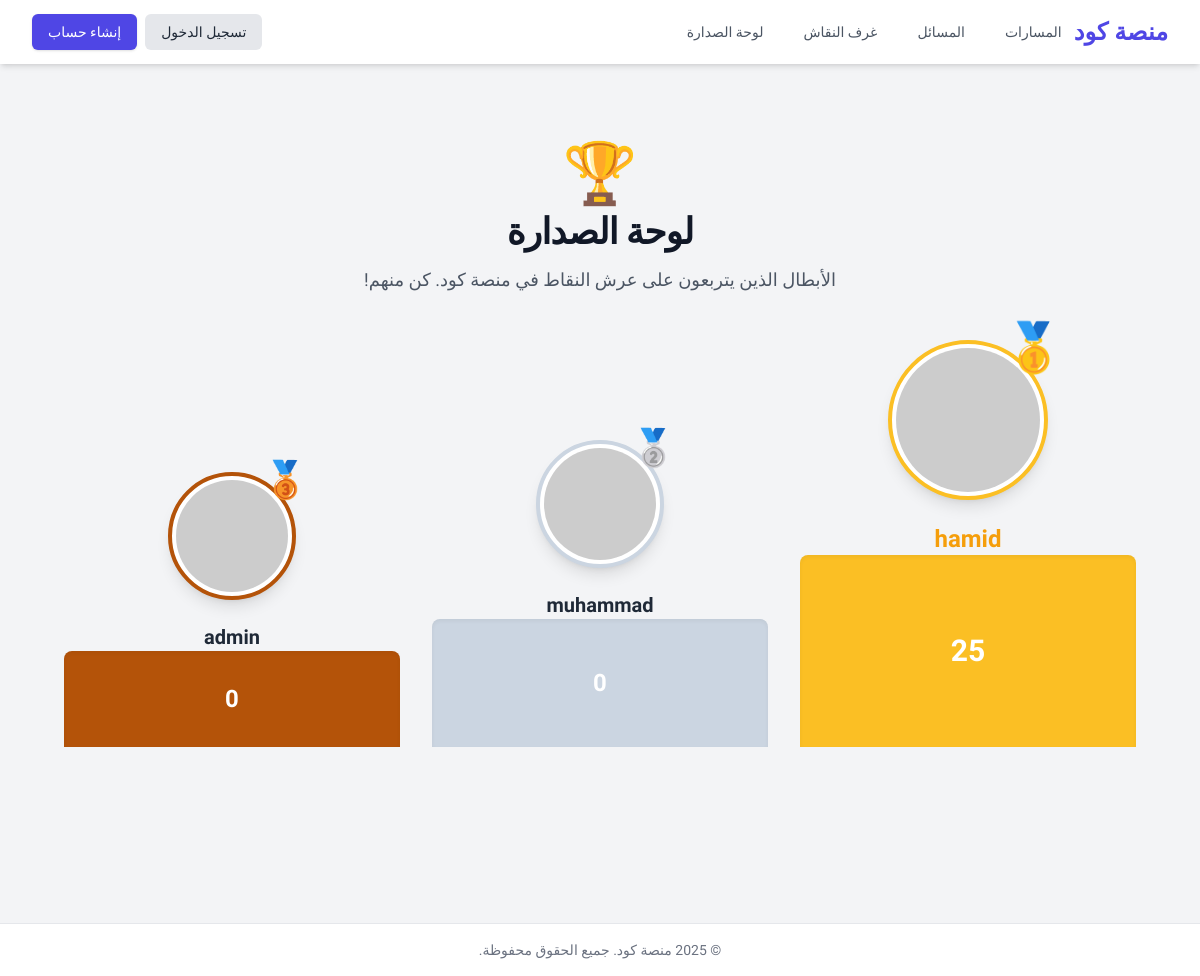
The app's page /accounts/leaderboard/ with its own data.
### accounts/models.py (models this page shows, shortened)
class CustomUser(AbstractUser):
    AVATAR_CHOICES = (
        ('m1', 'ذكر 1'), ('m2', 'ذكر 2'), ('m3', 'ذكر 3'),
        ('f1', 'أنثى 1'), ('f2', 'أنثى 2'), ('f3', 'أنثى 3'),
    )
    avatar = models.CharField(
        "الصورة الرمزية",
        max_length=2,
        choices=AVATAR_CHOICES,
        default='m1'
    )
    is_moderator = models.BooleanField(
        "مشرف",
        default=False,
        help_text="يحدد ما إذا كان يمكن للمستخدم الإشراف على المحتوى مثل غرف النقاش."
    )
    academic_year = models.PositiveIntegerField(
        verbose_name="السنة الدراسية",
        validators=[MinValueValidator(1), MaxValueValidator(6)],
        null=True,
        blank=True,
        help_text="السنة الدراسية للطالب (من 1 إلى 6)."
    )
    path = models.CharField(
        verbose_name="المسار المختار",
        max_length=100,
        blank=True,
        help_text="المسار التعليمي المفضل للطالب، مثل (تطوير الويب)."
    )
    score = models.PositiveIntegerField(
        verbose_name="النقاط",
        default=0,
        db_index=True,
        help_text="مجموع النقاط التي حصل عليها المستخدم."
    )
    class Meta:
        ordering = ['-score', 'username']
        verbose_name = "مستخدم"
        verbose_name_plural = "المستخدمون"

### accounts/views.py (the view, shortened to what this page needs)
# urls.py: path('leaderboard/', LeaderboardView.as_view(), name='leaderboard'),
class LeaderboardView(TemplateView):
    template_name = 'accounts/leaderboard.html'
    def get_context_data(self, **kwargs):
        context = super().get_context_data(**kwargs)
        students_with_rank = CustomUser.objects.annotate(
            rank=Window(expression=Rank(), order_by=F('score').desc())
        ).order_by('rank')
        ranked_list = list(students_with_rank[:20])
        context['top_three'] = ranked_list[:3]
        context['rest_of_students'] = ranked_list[3:]
        current_user_rank = None
        context['current_user_rank'] = current_user_rank
        return context

### accounts/templates/accounts/leaderboard.html (shortened to what this page needs)
{% extends 'base.html' %}
{% block content %}
<div class="max-w-7xl mx-auto py-8 px-4 sm:px-6 lg:px-8">
    <div class="text-center mb-12">
        <h1 class="text-6xl font-extrabold text-amber-400">🏆</h1>
        <h2 class="mt-2 text-3xl font-bold tracking-tight text-gray-900 dark:text-white sm:text-4xl">
            لوحة الصدارة
        </h2>
        <p class="mt-4 text-lg leading-6 text-gray-600 dark:text-gray-300">
            الأبطال الذين يتربعون على عرش النقاط في منصة كود. كن منهم!
        </p>
    </div>
    <div class="relative grid grid-cols-3 gap-4 md:gap-8 items-end mb-12">
        {% if top_three|length > 1 %}
        <div class="relative text-center order-2">
            <div class="relative inline-block w-24 h-24 md:w-32 md:h-32 rounded-full border-4 border-slate-300 shadow-lg p-1 bg-white dark:bg-gray-800">
                <img class="w-full h-full rounded-full object-cover" src="https://ui-avatars.com/api/?name={{ top_three.1.username|urlencode }}&background=E2E8F0&color=475569" alt="">
                <span class="absolute -top-4 -right-4 text-4xl">🥈</span>
            </div>
            <h3 class="mt-4 text-lg md:text-xl font-bold text-gray-800 dark:text-white">{{ top_three.1.username }}</h3>
            <div class="h-20 md:h-32 bg-slate-300 dark:bg-slate-600 rounded-t-lg shadow-inner flex items-center justify-center">
                <span class="text-xl md:text-2xl font-extrabold text-white">{{ top_three.1.score }}</span>
            </div>
        </div>
        {% endif %}
        {% if top_three|length > 0 %}
        <div class="relative text-center order-1">
            <div class="relative inline-block w-28 h-28 md:w-40 md:h-40 rounded-full border-4 border-amber-400 shadow-lg p-1 bg-white dark:bg-gray-800">
                <img class="w-full h-full rounded-full object-cover" src="https://ui-avatars.com/api/?name={{ top_three.0.username|urlencode }}&background=FBBF24&color=92400E" alt="">
                <span class="absolute -top-5 -right-5 text-5xl">🥇</span>
            </div>
            <h3 class="mt-4 text-xl md:text-2xl font-bold text-amber-500">{{ top_three.0.username }}</h3>
            <div class="h-32 md:h-48 bg-amber-400 dark:bg-amber-500 rounded-t-lg shadow-inner flex items-center justify-center">
                 <span class="text-2xl md:text-3xl font-extrabold text-white">{{ top_three.0.score }}</span>
            </div>
        </div>
        {% endif %}
        {% if top_three|length > 2 %}
        <div class="relative text-center order-3">
            <div class="relative inline-block w-24 h-24 md:w-32 md:h-32 rounded-full border-4 border-amber-700 shadow-lg p-1 bg-white dark:bg-gray-800">
                <img class="w-full h-full rounded-full object-cover" src="https://ui-avatars.com/api/?name={{ top_three.2.username|urlencode }}&background=F59E0B&color=92400E" alt="">
                <span class="absolute -top-4 -right-4 text-4xl">🥉</span>
            </div>
            <h3 class="mt-4 text-lg md:text-xl font-bold text-gray-800 dark:text-white">{{ top_three.2.username }}</h3>
            <div class="h-16 md:h-24 bg-amber-700 dark:bg-amber-800 rounded-t-lg shadow-inner flex items-center justify-center">
                 <span class="text-xl md:text-2xl font-extrabold text-white">{{ top_three.2.score }}</span>
            </div>
        </div>
        {% endif %}
    </div>
</div>
{% endblock %}

### templates/base.html (style rules this page uses)
body { font-family: 'Tajawal', sans-serif; }

### records on screen
CustomUser: username "muhammad", score "0"
CustomUser: username "hamid", score "25"
CustomUser: username "admin", score "0"
